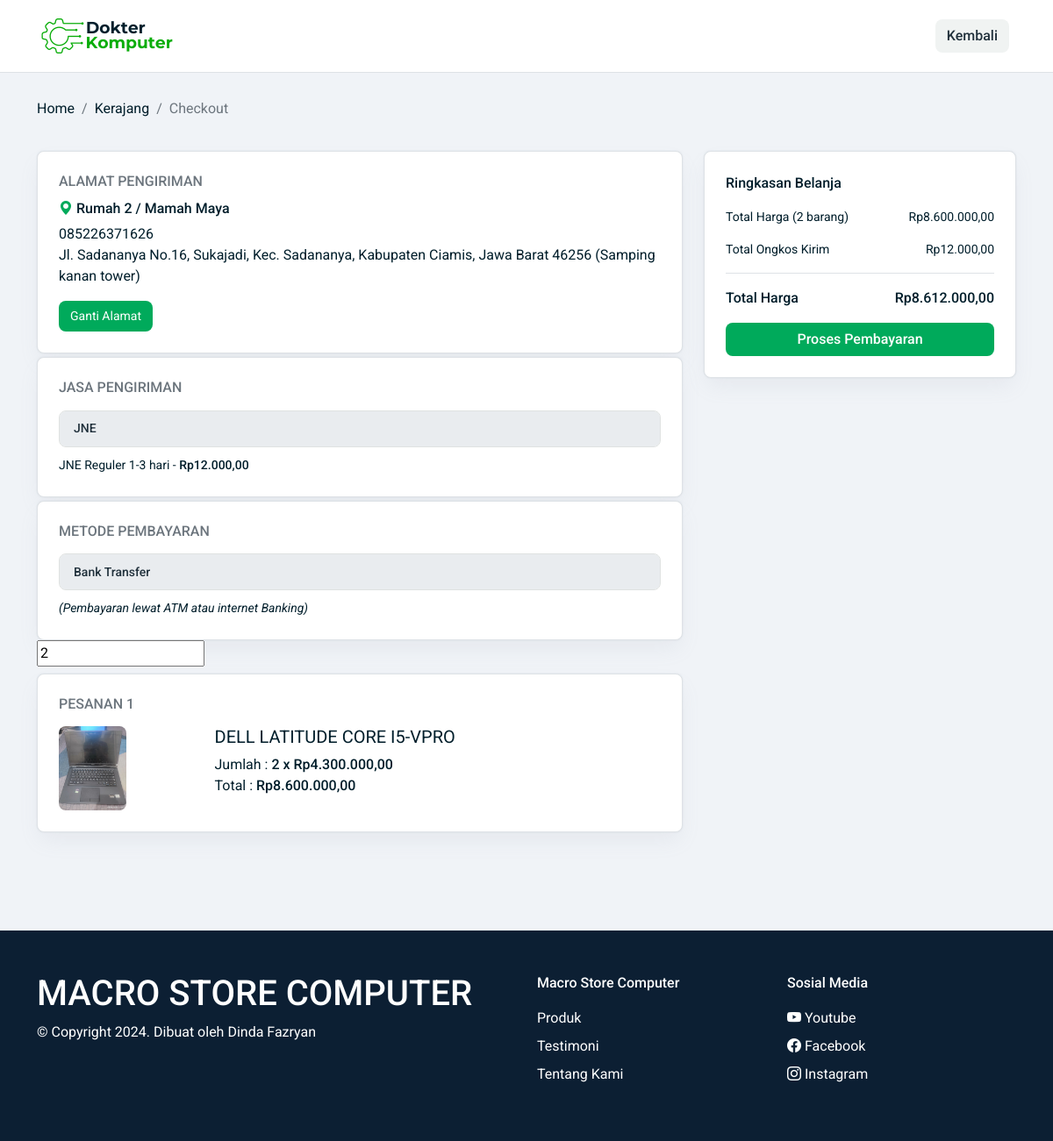
Screenshot of /checkout.php?selected_products=16 (signed in) with the database file from the repository.
### tables this page shows
CREATE TABLE `alamat` (
  `id_alamat` int(11) NOT NULL,
  `id_user` int(11) NOT NULL,
  `label_alamat` varchar(200) NOT NULL,
  `alamat_lengkap` text NOT NULL,
  `catatan` text NOT NULL,
  `penerima` varchar(200) NOT NULL,
  `nohp_penerima` varchar(20) NOT NULL,
  `is_aktif` tinyint(4) NOT NULL DEFAULT 0
);

CREATE TABLE `keranjang` (
  `id_keranjang` int(11) NOT NULL,
  `id_user` int(11) NOT NULL,
  `id_produk` int(11) NOT NULL,
  `jumlah_produk` int(11) NOT NULL,
  `total_harga_produk` int(11) NOT NULL
);

CREATE TABLE `produk` (
  `id_produk` int(11) NOT NULL,
  `nama_produk` varchar(100) NOT NULL,
  `slug` varchar(150) NOT NULL,
  `id_kategori` int(11) NOT NULL,
  `harga` int(11) NOT NULL,
  `stok` int(11) NOT NULL,
  `kondisi` varchar(50) NOT NULL,
  `deskripsi` text NOT NULL,
  `gambar` varchar(100) NOT NULL
);

### fungsi.php (called while the page is built, shortened)
<?php
include "db/koneksi.php";
function show($query)
{
    global $koneksi;
    $result = mysqli_query($koneksi, $query);
    $rows = [];
    while ($row = mysqli_fetch_assoc($result)) {
        $rows[] = $row;
    }
    return $rows;
}
function formatKeRupiah($angka)
{
    $hasi_rupiah = number_format($angka, 2, ',', '.');
    return  $hasi_rupiah;
}

### checkout.php (the view, shortened to what this page needs)
<?php
include "db/koneksi.php";
include "fungsi.php";
$user = !empty($_SESSION["id_user"]) ? $_SESSION["id_user"] : "";
if (isset($_GET['selected_products'])) {
    $selectedProducts = $_GET['selected_products'];
    $produk = mysqli_query($koneksi, "SELECT * FROM keranjang
    LEFT JOIN produk
    ON keranjang.id_produk = produk.id_produk
    LEFT JOIN user
    ON keranjang.id_user = user.id_user
    WHERE keranjang.id_user = '$user'
    AND keranjang.id_produk IN ($selectedProducts)
    ");
}
$selectedProducts = $_GET['selected_products'];
$ongkir = 12000;
$total_produk = mysqli_query($koneksi, "SELECT COUNT(*) AS total FROM keranjang WHERE id_user = '$user' AND id_produk = '$selectedProducts'");
$jumlah_produk = mysqli_fetch_row($total_produk);
foreach ($jumlah_produk as $x) {
    $harga = mysqli_query($koneksi, "SELECT SUM(total_harga_produk) FROM keranjang WHERE id_user = '$user' AND id_produk IN ($selectedProducts)");
    $total_harga = mysqli_fetch_row($harga);
    $total_harga_all = $total_harga[0] + $ongkir;
    $qty = show("SELECT SUM(jumlah_produk) AS total FROM keranjang WHERE id_user = '$user' AND id_produk IN ($selectedProducts)");
}
$alamat = show("SELECT * FROM alamat LEFT JOIN user ON alamat.id_user = user.id_user WHERE alamat.id_user = '$user' AND alamat.is_aktif = 1");
?>
<!DOCTYPE html>
<html lang="en">
<head>
    <link rel="stylesheet" href="asset/css/bootstrap.css">
    <link rel="stylesheet" href="asset/css/style.css">
    <link rel="stylesheet" href="https://cdn.jsdelivr.net/npm/bootstrap-icons@1.10.3/font/bootstrap-icons.css">
</head>
<body style="background-color:#F0F3F7;">
    <nav class="navbar navbar-expand-lg navbar-light bg-white fixed-top border-bottom">
        <div class="container py-2 ">
            <a class="navbar-brand" href="index.php">
                <img src="asset/img/logo2.png" alt="">
            </a>
            <div class="collapse navbar-collapse justify-content-end" id="navbarNav">
                <ul class="navbar-nav flex-row">
                    <li class="nav-item me-2 mt-2 mt-lg-0">
                        <a class="btn btn-gray fw-500" href="keranjang.php">
                            Kembali
                        </a>
                    </li>
                </ul>
            </div>
        </div>
    </nav>
    <section class="checkout">
        <div class="container">
            <div class="row">
                <nav aria-label="breadcrumb">
                    <ol class="breadcrumb">
                        <li class="breadcrumb-item"><a href="index.php">Home</a></li>
                        <li class="breadcrumb-item"><a href="keranjang.php">Kerajang</a></li>
                        <li class="breadcrumb-item active" aria-current="page">Checkout</li>
                    </ol>
                </nav>
            </div>
            <form action="" method="post">
                <div class="row justify-content-center mt-3">
                    <div class="col-12 col-lg-8">
                        <div class="row align-items-center">
                            <div class="col-12">
                                <div class="border rounded-8 mt-1 p-3 p-lg-4 shadow-1 bg-white">
                                    <h6 class="text-muted mb-3">ALAMAT PENGIRIMAN</h6>
                                    <?php if (!empty($alamat)) : ?>
                                        <?php foreach ($alamat as $item) : ?>
                                            <div class="d-flex justify-content-between">
                                                <h6 class="card-subtitle">
                                                    <i class="bi bi-geo-alt-fill text-green"></i>
                                                    <?= $item["label_alamat"] ?> / <?= $item["penerima"] ?>
                                                </h6>
                                            </div>
                                            <div class="fs-16 mt-2">
                                                <span class="card-subtitle"><?= $item["nohp_penerima"] ?></span>
                                                <p class=""><?= $item["alamat_lengkap"] ?> (<?= $item["catatan"] ?>)</p>
                                            </div>
                                        <?php endforeach ?>
                                    <?php else : ?>
                                        <p>Anda belum menambahkan alamat pengiriman. <a href="akun/tambahalamat.php" class="text-green">Tambah alamat </a> terlebih dahulu agar bisa melanjutkan proses pembayaran.</p>
                                    <?php endif ?>
                                    <button type="button" class="btn btn-green fs-14" data-bs-toggle="modal" data-bs-target="#alamatModal">
                                        Ganti Alamat
                                    </button>
                                </div>
                            </div>
                        </div>
                        <div class="row">
                            <div class="col-12">
                                <div class="border rounded-8 mt-1 p-3 p-lg-4 shadow-1 bg-white">
                                    <h6 class="text-muted mb-3">JASA PENGIRIMAN</h6>
                                    <input class="form-control mb-2" type="text" name="jasa_pengiriman" id="jasa_pengiriman" readonly value="JNE">
                                    <span class="fs-14">JNE Reguler 1-3 hari - <span class="fw-500">Rp12.000,00</span></span>
                                </div>
                            </div>
                            <div class="col-12">
                                <div class="border rounded-8 mt-1 p-3 p-lg-4 shadow-1 bg-white">
                                    <h6 class="text-muted mb-3">METODE PEMBAYARAN</h6>
                                    <input class="form-control mb-2" type="text" name="metode_pembayaran" id="metode_pembayaran" readonly value="Bank Transfer">
                                    <span class="fs-14"><i>(Pembayaran lewat ATM atau internet Banking)</i></span>
                                </div>
                            </div>
                        </div>
                        <div class="row">
                            <div class="col-12">
                                <?php foreach ($produk as $key => $item) : ?>
                                    <input type="text" name="jumlah_produk[]" value="<?= $item['jumlah_produk'] ?>">
                                    <div class="border rounded-8 mt-2 p-3 p-lg-4 shadow-1 bg-white">
                                        <h6 class="text-muted mb-3">PESANAN <?= $key + 1 ?></h6>
                                        <div class="row">
                                            <div class="col-3">
                                                <img src="fileUpload/<?= $item['gambar'] ?>" class="keranjang_img rounded-8 w-50" alt="produk">
                                            </div>
                                            <div class="col-9">
                                                <h5 class="fw-400"><?= $item["nama_produk"] ?></h5>
                                                <div>Jumlah : <h6 class="d-inline"><?= $item["jumlah_produk"] ?> x Rp<?= formatKeRupiah($item["harga"]) ?></h6>
                                                </div>
                                                <div>Total : <h6 class="d-inline">Rp<?= formatKeRupiah($item["total_harga_produk"]) ?></h6>
                                                </div>
                                            </div>
                                        </div>
                                    </div>
                                <?php endforeach ?>
                            </div>
                        </div>
                    </div>
                    <div class="col-12 col-lg-4 mt-3 mt-lg-0">
                        <div class="border rounded-8 mt-1 p-3 p-lg-4 shadow-1 bg-white">
                            <div class="fs-16 fw-500">Ringkasan Belanja</div>
                            <div class="d-flex justify-content-between fs-14 my-3">
                                <span>Total Harga (<?= $qty[0]["total"] ?> barang)</span>
                                <span>Rp<?= formatKeRupiah($total_harga[0]) ?></span>
                            </div>
                            <div class="d-flex justify-content-between fs-14 my-3">
                                <span>Total Ongkos Kirim</span>
                                <span>Rp12.000,00</span>
                            </div>
                            <div class="d-flex justify-content-between border-top">
                                <span class="fw-500 mt-3">Total Harga</span>
                                <span class="fw-500 mt-3">Rp<?= formatKeRupiah($total_harga_all) ?></span>
                            </div>
                            <div class="mt-3">
                                <button type="submit" name="proses_pembayaran" class="btn btn-green w-100 fw-500">Proses Pembayaran</button>
                            </div>
                        </div>
                    </div>
                </div>
            </form>
        </div>
    </section>
    <?php include "footer.php" ?>
</body>
</html>

### asset/css/style.css (style rules this page uses)
:root { --font-rubick: "Rubik"; --font-roboto: "Roboto"; --font-poppins: "Poppins"; --color-dark: #001e2b; --color-default: #0c0c0b; --color-gray: #5c6c75; --color-gray-100: #f0f3f2; --color-gray-200: #ecf0ef; --color-gray-300: #cccfce; --color-gray-500: #889397; --color-gray-700: #3d4f58; --color-gray-800: #21313c; --color-green: #00aa5b; --color-green-light: #ceefce; --color-green-hover: #098a4e; --color-blue: #016bf8; --border-color-green: #00aa5b; --border-color-default: #e9e9e7; --border-color-3: #c0c2c2; }
body { font-family: var(--font-roboto), sans-serif; color: var(--color-dark); }
a { text-decoration: none; color: inherit; }
.produk, .detailProduk, .keranjang, .checkout { margin: 7rem 0; }
.text-green { color: var(--color-green); }
.btn-green { background: var(--color-green); color: #fff; border-radius: 8px; transition: 0.3s; }
.btn-gray { background: var(--color-gray-100); color: var(--color-gray-800); border-radius: 8px; transition: 0.2s; }
.form-control { border: 1px solid #dfe2e1; border-radius: 0.5rem; color: #21313c; font-size: 0.875rem; font-weight: 500; line-height: 1.6; padding: 0.55rem 1rem; }
.fs-14 { font-size: 14px; }
.fs-16 { font-size: 16px; }
.fw-500 { font-weight: 500; }
.fw-400 { font-weight: 400; }
.rounded-8 { border-radius: 0.5rem; }
.shadow-1 { box-shadow: 0 0 2px rgba(145, 158, 171, 0.2), 0 12px 24px -4px rgba(145, 158, 171, 0.12); }

### rows the page displays
alamat: label_alamat "Rumah 2", penerima "Mamah Maya", nohp_penerima "085226371626", alamat_lengkap "Jl. Sadananya No.16, Sukajadi, Kec. Sadananya, Kabupaten Ciamis, Jawa Barat 46256", catatan "Samping kanan tower"
keranjang: jumlah_produk "2", id_produk.gambar (picture), id_produk.nama_produk "DELL LATITUDE CORE I5-VPRO", id_produk.harga "4.300.000,00", total_harga_produk "8.600.000,00"

### other values shown
$qty[0]["total"] "2"
formatKeRupiah($total_harga[0]) "8.600.000,00"
formatKeRupiah($total_harga_all) "8.612.000,00"
